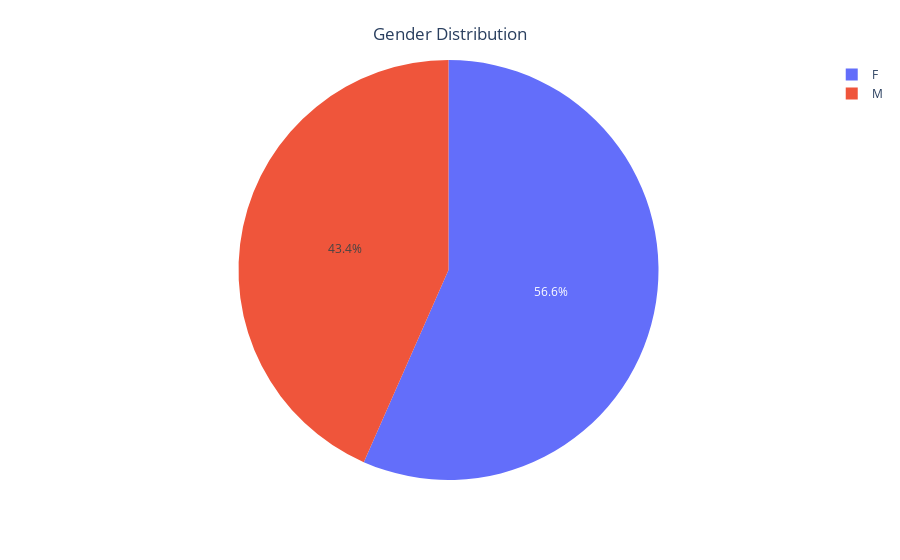

The notebook cell this image was saved under:
### Code cell
fig = px.pie(gender_count, values='count', names='gender')
fig.update_layout(
    title=dict(
        text='Gender Distribution',
        y=0.95,
        x=0.5,
        xanchor='center',
        yanchor='top'
    )
)
fig.show()
#############################
# Invertire colori!!
#############################

### Figure 1 — Plotly figure (JSON) as saved in the notebook; plotly's stock layout.template omitted (floating-point values rounded to 4 significant figures)
{"data": [{"domain": {"x": [0, 1], "y": [0, 1]}, "hovertemplate": "gender=%{label}<br>count=%{value}<extra></extra>", "labels": ["F", "M"], "legendgroup": "", "name": "", "showlegend": true, "type": "pie", "values": [591, 453]}], "layout": {"legend": {"tracegroupgap": 0}, "margin": {"t": 60}, "title": {"text": "Gender Distribution", "x": 0.5, "xanchor": "center", "y": 0.95, "yanchor": "top"}}}
